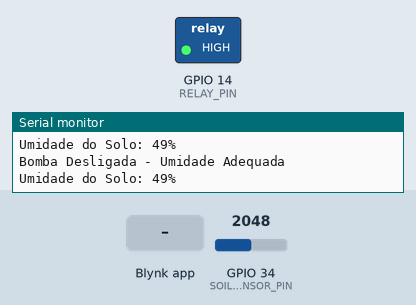
Simulated run of this sketch. Board: ESP32. On the bench: switched loads named in the sketch (green lamp = pin HIGH), the last lines printed to the serial monitor. Inputs (shaded band) come from the test bench; at power-on: GPIO 34 (SOIL_SENSOR_PIN) = 2048. WiFi joins after 1.5 s; servers stay silent unless stated.

Above: at 3.0 s.
3.1 s: GPIO 34 (SOIL_SENSOR_PIN) set to 3242
6.1 s: GPIO 34 (SOIL_SENSOR_PIN) set to 3312
At 6.8 s:
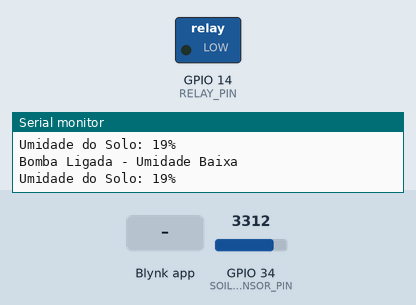
10.6 s: Blynk app writes 0 to V1
At 11.5 s:
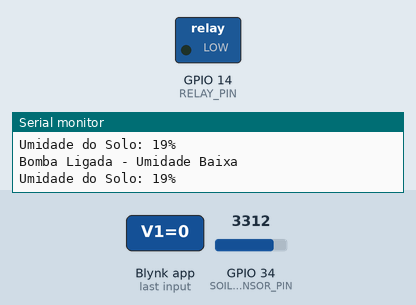
13.6 s: Blynk app writes 200 to V1
At 14.5 s:
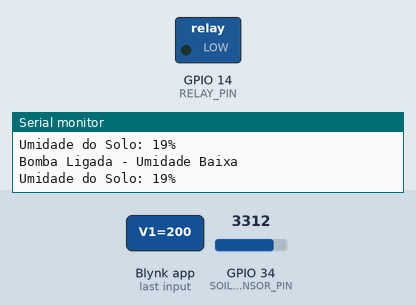
Timing chart, 0 to 16.6 s (numbered marks = the images above; inputs shaded):
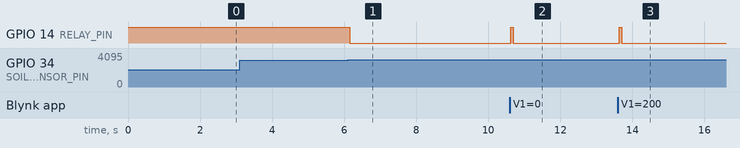

The sketch:

sketch_sep8a_copy_20240923213200.ino
```cpp
#define BLYNK_PRINT Serial  // Habilita a impressão de mensagens do Blynk
#define BLYNK_TEMPLATE_ID "TMPL2CCpeiaRD"
#define BLYNK_TEMPLATE_NAME "Irrigação Inteligente"
#include <WiFi.h>
#include <WiFiClient.h>
#include <BlynkSimpleEsp32.h>

// Definições dos pinos
#define RELAY_PIN 14           // Pino que controla o Relé
#define SOIL_SENSOR_PIN 34     // Pino do Sensor de Umidade do Solo (analógico)

// Informações de rede Wi-Fi e Blynk
char auth[] = "0HaPfhfMMGIi0bwC7zjs88NRp5F4C2uA";  // Token de autenticação Blynk
char ssid[] = "LOVANI";                 // Nome da rede Wi-Fi
char pass[] = "LOCOMOTIVA";             // Senha da rede Wi-Fi

// Variáveis globais
int soilMoistureValue = 0;  // Armazena a leitura do sensor de umidade

// Função de configuração inicial
void setup() {
  // Inicializa a comunicação serial
  Serial.begin(9600);

  // Configura os pinos
  pinMode(RELAY_PIN, OUTPUT);
  digitalWrite(RELAY_PIN, HIGH);  // Mantém o relé desligado inicialmente

  // Inicializa a conexão com o Blynk
  Blynk.begin(auth, ssid, pass);

  // Mensagem de status de inicialização
  Serial.println("Sistema de Irrigação Inteligente Iniciado");
}

// Função principal de loop
void loop() {
    if (Blynk.connected()) {
        Blynk.run();
    } else {
        Serial.println("Tentando reconectar ao Blynk...");
        Blynk.connect();
        delay(5000); // Aguarda 5 segundos antes de tentar novamente
    }
    verificaUmidade();
}


// Função para verificar a umidade do solo e controlar o relé
void verificaUmidade() {
  // Leitura do sensor de umidade do solo
  soilMoistureValue = analogRead(SOIL_SENSOR_PIN);

  // Converte o valor lido para uma escala percentual (0% a 100%)
  int moisturePercent = map(soilMoistureValue, 4095, 0, 0, 100);

  // Exibe a leitura no serial
  Serial.print("Umidade do Solo: ");
  Serial.print(moisturePercent);
  Serial.println("%");

  // Controle automático da bomba baseado na umidade do solo
  if (moisturePercent < 20) {  // Limite ajustável de umidade
    digitalWrite(RELAY_PIN, LOW);  // Liga a bomba
    Serial.println("Bomba Ligada - Umidade Baixa");
    Blynk.virtualWrite(V1, 1);  // Atualiza o status do botão no Blynk (opcional)
  } else {
    digitalWrite(RELAY_PIN, HIGH);  // Desliga a bomba
    Serial.println("Bomba Desligada - Umidade Adequada");
    Blynk.virtualWrite(V1, 0);  // Atualiza o status do botão no Blynk (opcional)
  }
}

// Função que permite controle manual da bomba pelo Blynk (Botão no Virtual Pin V1)
BLYNK_WRITE(V1) {
  int buttonState = param.asInt();  // Lê o estado do botão (0 ou 1)

  if (buttonState == 1) {
    digitalWrite(RELAY_PIN, LOW);  // Liga a bomba
    Serial.println("Bomba Ligada Manualmente pelo Blynk");
  } else {
    digitalWrite(RELAY_PIN, HIGH);  // Desliga a bomba
    Serial.println("Bomba Desligada Manualmente pelo Blynk");
  }
}
```

Measured:
- the behaviour switches between 3276 and 3277 on GPIO 34 (SOIL_SENSOR_PIN) (found by bisection; images 0 and 1)
- after the input at 6.1 s, GPIO 14 (RELAY_PIN): HIGH → LOW after 0.05 s
- after the input at 10.6 s, GPIO 14 (RELAY_PIN): LOW → HIGH at once, → LOW 0.06 s later
- after the input at 13.6 s, GPIO 14 (RELAY_PIN): LOW → HIGH at once, → LOW 0.06 s later
